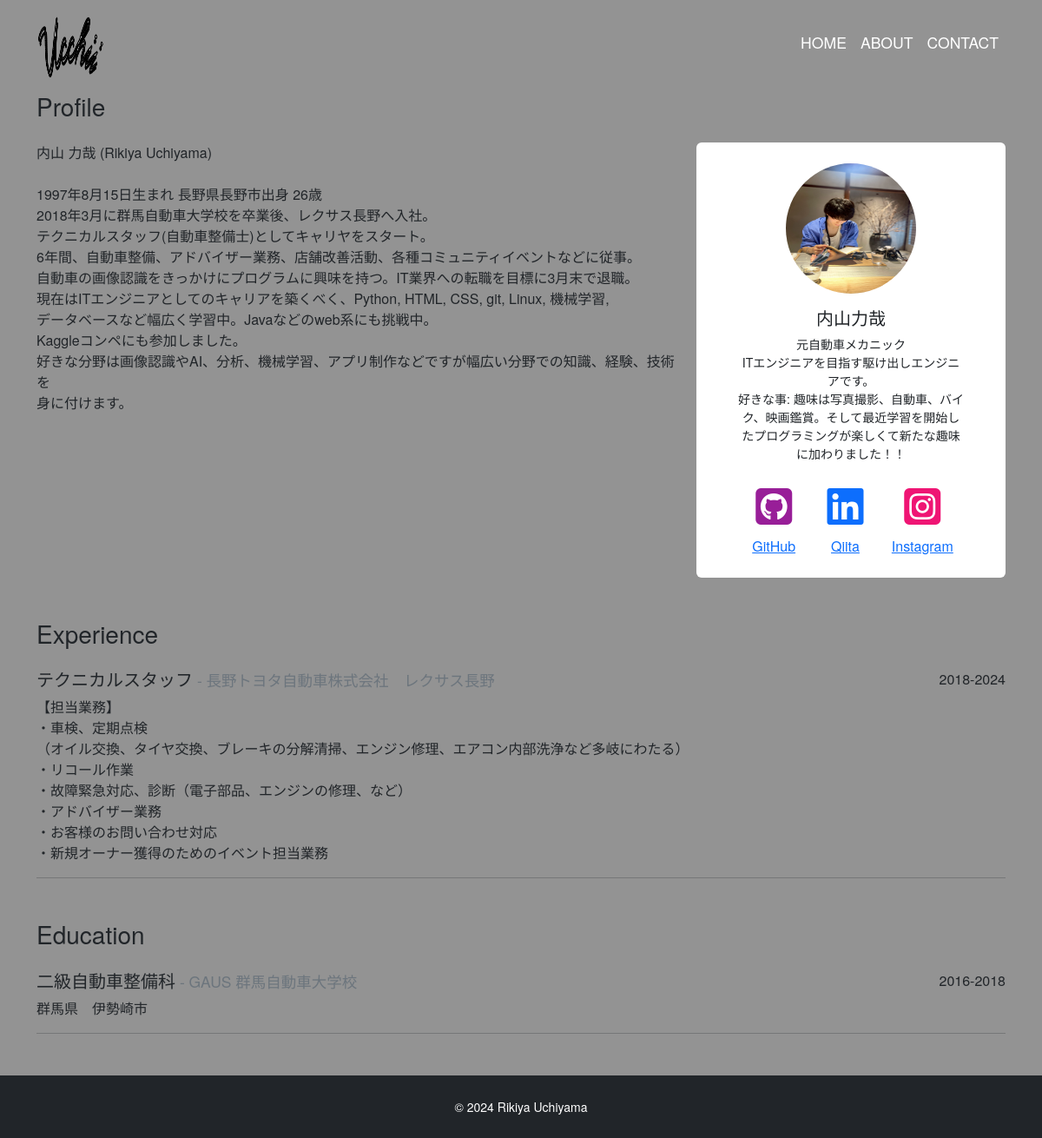
The page /about/ on the database its author committed.
### app/models.py (models this page shows, shortened)
class Profile(models.Model):
    title = models.CharField(
        verbose_name='タイトル',
        max_length=100,
        null=True,
        blank=True,
        )
    subtitle = models.CharField(
        verbose_name='サブタイトル',
        max_length=100,
        null=True,
        blank=True,
        )
    name = models.CharField(
        verbose_name='名前',
        max_length=100
        )
    job = models.TextField('仕事')
    introduction = models.TextField('自己紹介')
    github = models.CharField(
        verbose_name='github',
        max_length=100,
        null=True,
        blank=True,
        )
    x = models.CharField(
        verbose_name='x',
        max_length=100,
        null=True,
        blank=True
        )
    linkedin = models.CharField(
        verbose_name='linkedin',
        max_length=100,
        null=True,
        blank=True
        )
    facebook = models.CharField(
        verbose_name='facebook',
        max_length=100,
        null=True,
        blank=True
        )
    instagram = models.CharField(
        verbose_name='instagram',
        max_length=100,
        null=True,
        blank=True
        )
    topimage = models.ImageField(
        upload_to='images',
        verbose_name='トップ画像'
        )
    subimage = models.ImageField(
        upload_to='images',
        verbose_name='サブ画像'
        )

class Experience(models.Model):
    occupation = models.CharField(
        verbose_name='職種',
        max_length=100
        )
    company = models.CharField(
        verbose_name='会社',
        max_length=100
        )
    description = models.TextField(verbose_name='説明')
    place = models.CharField(
        verbose_name='場所',
        max_length=100
        )
    period = models.CharField(
        verbose_name='期間',
        max_length=100
        )

class Education(models.Model):
    course = models.CharField(
        verbose_name='コース',
        max_length=100
        )
    school = models.CharField(
        verbose_name='学校',
        max_length=100
        )
    place = models.CharField(
        verbose_name='場所',
        max_length=100
        )
    period = models.CharField(
        verbose_name='期間',
        max_length=100
        )

### app/views.py (the view)
# urls.py: path('about/', views.AboutView.as_view(), name='about'),
class AboutView(View):
    def get(self, request, *args, **kwargs):
        profile_data = Profile.objects.all()
        if profile_data.exists():
            profile_data = profile_data.order_by('-id')[0] # 最新のプロフィールデータを取得
        experience_data = Experience.objects.order_by('-id') # 最新の職歴データを取得
        education_data = Education.objects.order_by('-id')
        software_data = Software.objects.order_by('-id')
        technical_data = Technical.objects.order_by('-id')
        return render(request, 'about.html', {
            'profile_data': profile_data,
            'experience_data': experience_data,
            'education_data': education_data,
            'software_data': software_data,
            'technical_data': technical_data,
        })

### app/templates/about.html (shortened to what this page needs)
{% extends 'base.html' %}
{% block content %}
<h3 class="mb-4">Profile</h3>
<div class="mb-5">
    <div class="row">
        <div class="col-md-8">
            <p>{{ profile_data.introduction | linebreaksbr }}</p>
        </div>
        <div class="col-md-4">
            <div class="card text-center px-5 py-4">
                <div class="avatar mb-3">
                    <img
                         src="{{ profile_data.subimage.url }}"
                         alt=""
                         class="card-img-top rounded-circle">
                </div>
                <h5 class="font-weight-bolder">{{ profile_data.name }}</h5>
                <p class="mb-3 small text-center">
                    {{ profile_data.job | linebreaksbr }}
                </p>
                <div class="d-flex justify-content-around">
                    {% if profile_data.github %}
                        <a href="{{ profile_data.github }}"
                           target="_blank">
                           <i class="fa-brands fa-square-github fa-3x icon" style="color:rgb(152, 30, 152);"></i>
                           <div class="col-mb-4">GitHub</div>
                        </a>
                    {% endif %}
                    {% if profile_data.linkedin %}
                    <a href="{{ profile_data.linkedin }}"
                       target="_blank">
                       <i class="fab fa-linkedin fa-3x icon"></i>
                       <div class="col-mb-4">Qiita</div>
                     </a>
                    {% endif %}
                    {% if profile_data.instagram %}
                        <a href="{{ profile_data.instagram }}"
                           target="_blank">
                           <i class="fab fa-instagram-square fa-3x icon" style="color:rgb(239, 21, 116);"></i>
                           <div class="col-mb-4">Instagram</div>
                        </a>
                    {% endif %}
                </div>
            </div>
        </div>
    </div>
</div>
{% if experience_data %}
<h3 class="mb-4">Experience</h3>
<div class="mb-5">
    {% for experience in experience_data %}
        <div class="d-flex justify-content-between">
            <h5>
                {{ experience.occupation }}<span class="small text-secondary">
                  - {{ experience.company }}</span>
            </h5>
            <p class="mb-1">{{ experience.period }}</p>
        </div>
        <p class="mb-1">{{ experience.description | linebreaksbr }}</p>
        <hr>
    {% endfor %}
</div>
{% endif %}
{% if education_data %}
<h3 class="mb-4">Education</h3>
<div class="mb-5">
    {% for education in education_data %}
        <div class="d-flex justify-content-between">
            <h5>
                {{ education.course }}<span class="small text-secondary">
                  - {{ education.school }}</span>
            </h5>
            <p class="mb-1">{{ education.period }}</p>
        </div>
        <p>{{ education.place }}</p>
        <hr>
    {% endfor %}
</div>
{% endif %}
{% endblock %}

### static/css/style.css (style rules this page uses)
* { margin: 0; padding: 0; box-sizing: border-box; }
body { background: rgb(147, 147, 147); display: flex; flex-flow: column; min-height: 100vh; font-family: "Helvetica Neue", Arial, "Hiragino Kaku Gothic ProN", "Hiragino Sans", Meiryo, sans-serif; }
.avatar img { max-width: 150px; max-height: 150px; }
.icon { padding: 10px 8px; }
.card { border: none; }

### rows shown on the page
Profile: introduction "内山 力哉 (Rikiya Uchiyama) 1997年8月15日生まれ 長野県長野市出身 26歳 2018年3月に群馬自動車大学校を卒業後、レクサス長野へ入社。 テクニカルスタッフ(自動車整備士)としてキャリヤをスタート。 6年間、自動車整備、アドバイザー業務、店舗改善活動、各種コミュニティイベントなどに従事。 自動車の画像認識をきっかけにプログラムに興味を持つ。IT業界への転職を目標に3月末で退職。 現在はITエンジニアとしてのキャリアを築くべく、Python, HTML, CSS, git, Linux, 機械学習, データベースなど幅広く学習中。Javaなどのweb系にも挑戦中。 Kaggleコンペにも参加しました。 好きな分野は画像認識やAI、分析、機械学習、アプリ制作などですが幅広い分野での知識、経験、技術を 身に付けます。", subimage (picture), name "内山力哉", job "元自動車メカニック ITエンジニアを目指す駆け出しエンジニアです。 好きな事: 趣味は写真撮影、自動車、バイク、映画鑑賞。そして最近学習を開始したプログラミングが楽しくて新たな趣味に加わりました！！"
Experience: occupation "テクニカルスタッフ", company "長野トヨタ自動車株式会社 レクサス長野", period "2018-2024", description "【担当業務】 ・車検、定期点検 （オイル交換、タイヤ交換、ブレーキの分解清掃、エンジン修理、エアコン内部洗浄など多岐にわたる） ・リコール作業 ・故障緊急対応、診断（電子部品、エンジンの修理、など） ・アドバイザー業務 ・お客様のお問い合わせ対応 ・新規オーナー獲得のためのイベント担当業務"
Education: course "二級自動車整備科", school "GAUS 群馬自動車大学校", period "2016-2018", place "群馬県 伊勢崎市"
